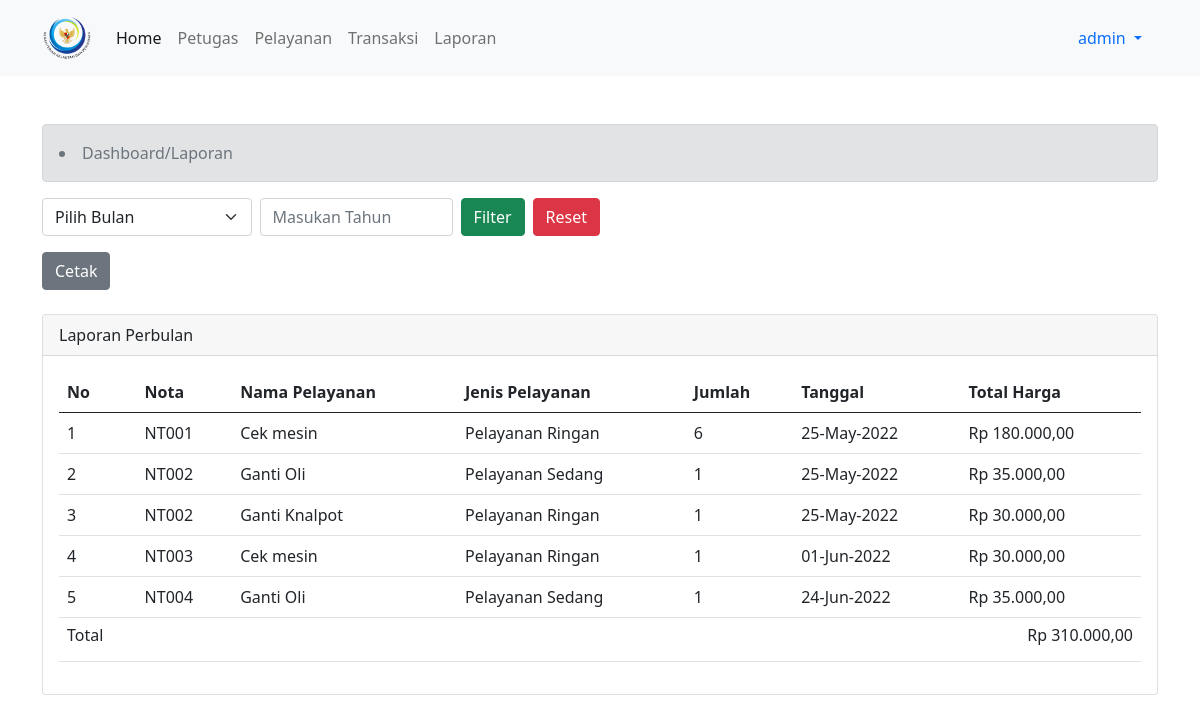
The page /admin/index.php?menu=laporan (signed in) on the database its author committed.
### tables this page shows
CREATE TABLE `transaksi` (
  `nota` varchar(11) NOT NULL,
  `tanggal` date NOT NULL,
  `total_harga` int(11) DEFAULT NULL,
  `id_user` int(11) DEFAULT NULL
);

### admin/pages/detail_transaksi/laporan.php (the view, shortened to what this page needs)
<div class="alert alert-secondary" role="alert">
    <li class="breadcrumb-item active" aria-current="page">
       Dashboard/Laporan
    </li>
</div>
<form method="POST" action="?menu=laporan">
	<div class="d-flex" style="width: 50%;" >
	<select class="form-select" name="bulan" id="bulan" aria-label="Default select example">
    <option>Pilih Bulan</option>
</select>
<?php
  $tahun = isset($_POST["tahun"]) ? $_POST["tahun"] : "";
?>
<input type="text" class="form-control ms-2" name="tahun" id="tahun" placeholder="Masukan Tahun" value="<?= $tahun; ?>">
<button type="submit" class="btn btn-success ms-2">Filter </button>
<a href="" class="btn btn-danger ms-2" name="reset">Reset</a>
</div>
</form>
<?php
	if (isset($_POST['bulan'])) {
		$bulan = date($_POST['bulan']);
		$tahun = $_POST['tahun'];
		if (!empty($bulan) && !empty($tahun)) {
		  $q = mysqli_query($koneksi, "SELECT SUM(detail_transaksi.jumlah) as jumlah,transaksi.nota, transaksi.tanggal, transaksi.total_harga,pelayanan.nama_pelayanan, pelayanan.jenis_pelayanan, pelayanan.harga_pelayanan,detail_transaksi.keterangan FROM `pelayanan` inner join detail_transaksi INNER JOIN transaksi ON pelayanan.id_pelayanan = detail_transaksi.id_pelayanan AND transaksi.nota = detail_transaksi.nota WHERE transaksi.tanggal = transaksi.tanggal AND pelayanan.id_pelayanan = pelayanan.id_pelayanan AND MONTH(transaksi.tanggal) = '$bulan' and YEAR(transaksi.tanggal) = '$tahun' GROUP BY pelayanan.id_pelayanan ORDER BY transaksi.nota;");
		   ;
		   echo '<input type="button" id="cetak" class="btn btn-secondary mt-3" value="Cetak">';
		 }
		  else {
		  $q = mysqli_query($koneksi, "SELECT SUM(detail_transaksi.jumlah) as jumlah, transaksi.nota, transaksi.tanggal, transaksi.total_harga,pelayanan.nama_pelayanan, pelayanan.jenis_pelayanan, pelayanan.harga_pelayanan,detail_transaksi.keterangan FROM `pelayanan` inner join detail_transaksi INNER JOIN transaksi ON pelayanan.id_pelayanan = detail_transaksi.id_pelayanan AND transaksi.nota = detail_transaksi.nota WHERE transaksi.tanggal = transaksi.tanggal AND MONTH(transaksi.tanggal) AND YEAR(transaksi.tanggal) AND pelayanan.id_pelayanan = pelayanan.id_pelayanan GROUP BY pelayanan.id_pelayanan, transaksi.nota ORDER by transaksi.nota;");
		   echo '<a href="?menu=cetaktransaksi" class="btn btn-secondary mt-3">Cetak</a>';
		 }
		}
		else {
		 $q = mysqli_query($koneksi, "SELECT SUM(detail_transaksi.jumlah) as jumlah, transaksi.nota, transaksi.tanggal, transaksi.total_harga,pelayanan.nama_pelayanan, pelayanan.jenis_pelayanan, pelayanan.harga_pelayanan,detail_transaksi.keterangan FROM `pelayanan` inner join detail_transaksi INNER JOIN transaksi ON pelayanan.id_pelayanan = detail_transaksi.id_pelayanan AND transaksi.nota = detail_transaksi.nota WHERE transaksi.tanggal = transaksi.tanggal AND MONTH(transaksi.tanggal) AND YEAR(transaksi.tanggal) AND pelayanan.id_pelayanan = pelayanan.id_pelayanan GROUP BY pelayanan.id_pelayanan, transaksi.nota ORDER by transaksi.nota;");
		   echo '<a href="?menu=cetaktransaksi" class="btn btn-secondary mt-3">Cetak</a>';
		}
?>
<div class="card mt-4 mb-5">
	<div class="card-header">Laporan Perbulan</div>
	<div class="card-body">
  <table class="table" id="tabel-data">
  <thead>
    <tr>
      <th scope="col">No</th>
      <th scope="col">Nota</th>
      <th>Nama Pelayanan</th>
      <th>Jenis Pelayanan</th>
      <th scope="col">Jumlah</th>
      <th scope="col">Tanggal</th>
      <th>Total Harga</th>
    </tr>
  </thead>
  <tbody>
   <?php
      $no = 1;
     function rupiah($angka){
      $hasil_rupiah = "Rp " . number_format($angka,2,',','.');
      return $hasil_rupiah;
    }
      $total_pendapatan = 0;
       $cek = mysqli_num_rows($q);
       if($cek <1 ){
			?>
			<tr>
				<td colspan="8" class="ukuran-huruf1">
					data yang anda cari tidak tersedia
					<a href="" class="btn btn-success utilities"><i class="fa fa-refresh"></i> Refresh</a>
				 </td>
			</tr>
			<?php
		}else{
      while ($data = $q->fetch_assoc()) {
      $subtotal = $data['harga_pelayanan'] * $data['jumlah'];
       $total_pendapatan = $total_pendapatan + $subtotal
      ?>
      <tr>
       <td><?= $no++ ?></td>
       <td><?= ucwords($data['nota']) ?></td>
       <td><?= $data['nama_pelayanan'] ?></td>
       <td><?= $data['jenis_pelayanan'] ?></td>
       <td><?= $data['jumlah'] ?></td>
       <td><?= date('d-M-Y', strtotime($data['tanggal'])) ?></td>
       <?php
       if ($subtotal > 0) {
       	?>
       	 <td><?= rupiah($subtotal); ?></td>
       	 <?php
       } else {
       	?>
       	<td>Rp. 0</td>
       	<?php
       }
       ?>
        <?php
      }}
      ?>
      </tr>
  <tr>
  	<td colspan=""><h6>Total</h6></td>
  	<td colspan="6"><h6 class="text-end"> <?= rupiah($total_pendapatan);?></h6></td>
  </tr>
  </tbody>
</table>
	</div>
</div>

### rows shown on the page
transaksi: nota "NT001", nama_pelayanan "Cek mesin", jenis_pelayanan "Pelayanan Ringan", jumlah "6", tanggal "25-May-2022", subtotal "Rp 180.000,00"
transaksi: nota "NT002", nama_pelayanan "Ganti Oli", jenis_pelayanan "Pelayanan Sedang", jumlah "1", tanggal "25-May-2022", subtotal "Rp 35.000,00", nama_pelayanan "Ganti Knalpot", jenis_pelayanan "Pelayanan Ringan", subtotal "Rp 30.000,00"
transaksi: nota "NT003", nama_pelayanan "Cek mesin", jenis_pelayanan "Pelayanan Ringan", jumlah "1", tanggal "01-Jun-2022", subtotal "Rp 30.000,00"
transaksi: nota "NT004", nama_pelayanan "Ganti Oli", jenis_pelayanan "Pelayanan Sedang", jumlah "1", tanggal "24-Jun-2022", subtotal "Rp 35.000,00"

### other values the page prints
$_SESSION['username'] "admin"
rupiah($total_pendapatan) "Rp 310.000,00"
